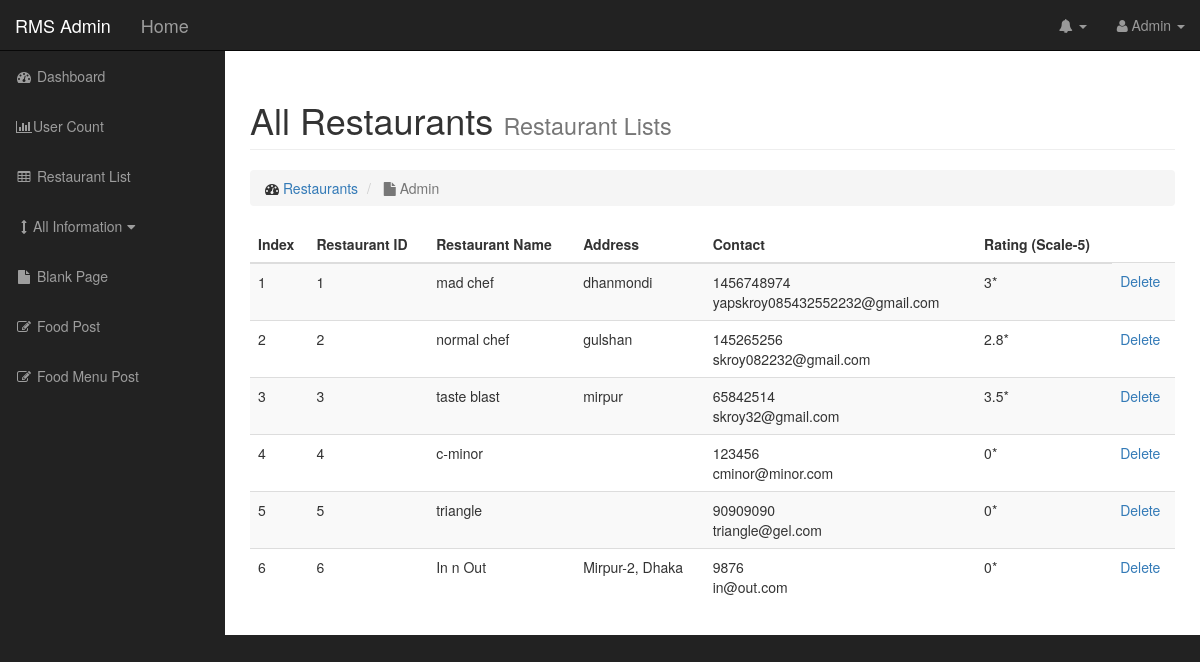
The app's page /admin/restaurant_data.php with its own data.
### tables this page shows
CREATE TABLE `r_signup` (
  `id` int(255) NOT NULL,
  `r_name` varchar(255) NOT NULL,
  `r_address` varchar(255) NOT NULL,
  `mobile_num` int(255) NOT NULL,
  `email` varchar(255) NOT NULL,
  `r_password` varchar(255) NOT NULL,
  `rating` float NOT NULL
);

### admin/restaurant_data.php (the view, shortened to what this page needs)
<?php include "admin_header.php" ?>
    <div id="wrapper">
<?php include "admin_navigation.php" ?>
<?php include "admin_sidebar.php" ?>
<div class="row">
<div class="col-lg-12">
    <h1 class="page-header">
        All Restaurants
        <small>Restaurant Lists</small>
    </h1>
    <ol class="breadcrumb">
        <li>
            <i class="fa fa-dashboard"></i>  <a href="dashboard.php">Restaurants</a>
        </li>
        <li class="active">
            <i class="fa fa-file"></i> Admin
        </li>
    </ol>
<?php include_once "../server_connect.php"; ?>
                  <div>
                    <table class="table table-hover table-striped">
                    	<thead>
                        <th>Index</th>
                        <th>Restaurant ID</th>
                        <th>Restaurant Name</th>
                        <th>Address</th>
                        <th>Contact</th>
                        <th>Rating (Scale-5)</th>
                        </thead>
                        <tbody>
 							<?php
                        	        $query = "SELECT * FROM r_signup";
        							$select_posts=mysqli_query($db,$query);
        							$r_index=1;
                        	while ($row=mysqli_fetch_assoc($select_posts)) {
						        $r_id = $row['id'];
						        $r_name = $row['r_name'];
						        $r_address = $row['r_address'];
						        $moblie_num = $row['mobile_num'];
						        $email = $row['email'];
						        $rating= $row['rating'];
                                if($email!='0'){
						        echo "<tr>";
						        echo "<td>{$r_index}</td>";
						        echo "<td>{$r_id}</td>";
						        echo "<td>{$r_name}</td>";
						        echo "<td>{$r_address}</td>";
						        echo "<td>{$moblie_num}</br>{$email}</td>";
						        echo "<td>{$rating}*</td>";
                                echo"<td> <a href='restaurant_data.php?delete={$r_id}'> Delete </a> </td>";
						        echo "</tr>";
                                }
						        $r_index++;
						        }
  							?>
                        </tbody>
                    </table>
                </div>
<?php include "admin_footer.php" ?>

### admin/css/sb-admin.css (style rules this page uses)
body { margin-top: 100px; background-color: #222; }
@media (min-width:768px) { body { margin-top: 50px; } }
#wrapper { padding-left: 0; }
@media (min-width:768px) { #wrapper { padding-left: 225px; } }

### records on screen
r_signup: id "1", r_name "mad chef", r_address "dhanmondi", mobile_num "1456748974", email "yapskroy085432552232@gmail.com", rating "3"
r_signup: id "2", r_name "normal chef", r_address "gulshan", mobile_num "145265256", email "skroy082232@gmail.com", rating "2.8"
r_signup: id "3", r_name "taste blast", r_address "mirpur", mobile_num "65842514", email "skroy32@gmail.com", rating "3.5"
r_signup: id "4", r_name "c-minor", mobile_num "123456", email "cminor@minor.com", rating "0"
r_signup: id "5", r_name "triangle", mobile_num "90909090", email "triangle@gel.com", rating "0"
r_signup: id "6", r_name "In n Out", r_address "Mirpur-2, Dhaka", mobile_num "9876", email "in@out.com", rating "0"
